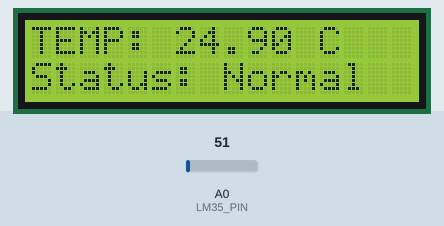
This sketch was run on a simulated Arduino Uno, built with avr-gcc and run on an emulated ATmega328P. Shown: 16×2 character LCD. Inputs (shaded band) come from the test bench; at power-on: A0 (LM35_PIN) = 51. What the sketch prints to the serial monitor is not drawn.

Above: at 1.2 s.
1.3 s: A0 (LM35_PIN) set to 94
At 3.2 s:
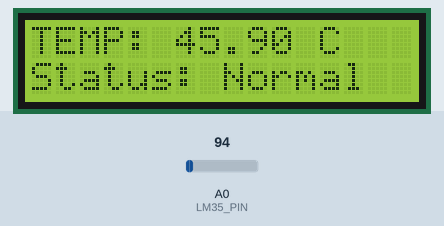
3.5 s: A0 (LM35_PIN) set to 112
At 5.2 s:
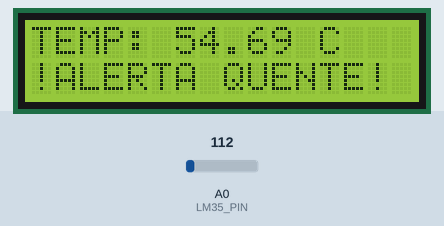
5.5 s: A0 (LM35_PIN) set to 86
At 7.3 s:
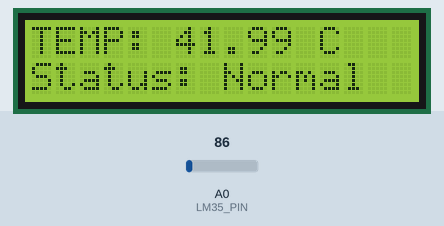
Timing chart, 0 to 8.8 s (numbered marks = the images above; inputs shaded):
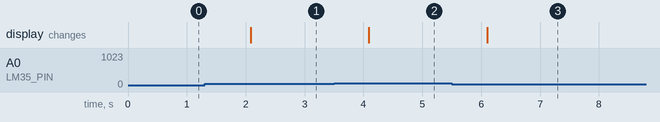

The sketch:

ATIVIDADE_LM35_LCD.ino
```cpp
#include <LiquidCrystal.h>

#define LM35_PIN A0
#define TEMP_LIMITE 50

LiquidCrystal lcd(12, 11, 5, 4, 3, 2);


// Função que lê a temperatura e converte para uma variável float
float lerTemperatura() {
  int valorADC = analogRead(LM35_PIN);
  float tensao = (valorADC * 5) / 1024.0;
  float temperatura = (tensao * 1000) / 10;
  return temperatura;
}

void setup() {
  lcd.begin(16,2);
  lcd.clear();
  Serial.begin(9600);
}

void loop() {
  float temperatura = lerTemperatura();

  // Impressão da temperatura no LCD
  lcd.setCursor(0, 0);
  lcd.print("TEMP: ");
  lcd.print(temperatura);
  lcd.print(" C   ");

  // Verificação se a temperatura superou o limite perigoso e exibição do display do status da temperatura
  lcd.setCursor(0, 1);
  if (temperatura >= TEMP_LIMITE) {
    lcd.print("!ALERTA QUENTE!");
  } else {
    lcd.print("Status: Normal     ");
  }
  Serial.println(temperatura);
  delay(1000);
}
```

Measured:
- the behaviour switches between 102 and 103 on A0 (LM35_PIN) (found by bisection; images 1 and 2)
- after the input at 1.3 s, the display: changes after 0.78 s (image 1)
- after the input at 3.5 s, the display: changes after 0.59 s (image 2)
- after the input at 5.5 s, the display: changes after 0.60 s (image 3)
